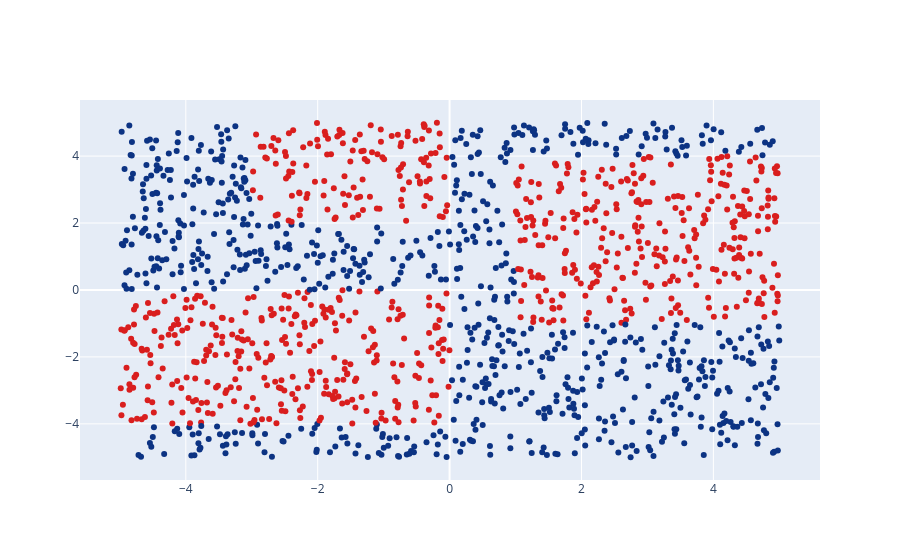

Source (notebook cell):
### Code cell
def oracle_classifier_tree(X):
    labels = []
    for i in range(X.shape[0]):
        labels.append(1 if ((-5 <= X[i][0] <= 0 and -4 <= X[i][1] <= 0) 
                            or (1 <= X[i][0] <= 5 and -1 <= X[i][1] <= 4)
                            or (-3 <= X[i][0] <= 0 and 2 <= X[i][1] <= 5)) else 0)
    return np.array(labels)


X = np.random.uniform(low=-5, high=5, size=(1500, 2))
y = oracle_classifier_tree(X)


go.Figure([go.Scatter(x = X[:, 0], y=X[:, 1], mode = 'markers',
        marker = dict(color=y, colorscale='Portland'))]).show()

### Figure 1 — Plotly figure (JSON) as saved in the notebook; plotly's stock layout.template omitted (floating-point values rounded to 4 significant figures; data arrays with more than 128 entries replaced by an {"elided": "..."} marker saying what was removed)
{"data": [{"marker": {"color": {"elided": "1500 int values"}, "colorscale": [[0, "rgb(12,51,131)"], [0.25, "rgb(10,136,186)"], [0.5, "rgb(242,211,56)"], [0.75, "rgb(242,143,56)"], [1, "rgb(217,30,30)"]]}, "mode": "markers", "type": "scatter", "x": {"elided": "1500 float values"}, "y": {"elided": "1500 float values"}}], "layout": {}}
